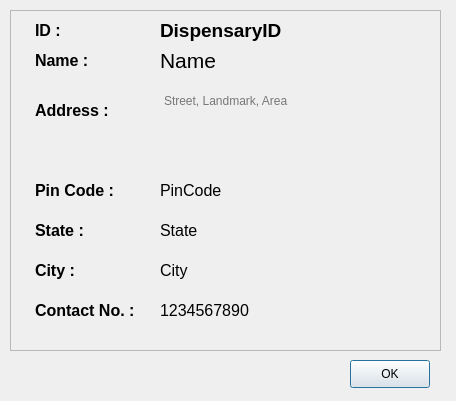
<?xml version="1.0" encoding="UTF-8"?>
<ui version="4.0">
 <class>dispensaryProfile</class>
 <widget class="QDialog" name="dispensaryProfile">
  <property name="geometry">
   <rect>
    <x>0</x>
    <y>0</y>
    <width>456</width>
    <height>401</height>
   </rect>
  </property>
  <property name="windowTitle">
   <string>Dispensary Profile</string>
  </property>
  <widget class="QFrame" name="frame">
   <property name="geometry">
    <rect>
     <x>10</x>
     <y>10</y>
     <width>431</width>
     <height>341</height>
    </rect>
   </property>
   <property name="styleSheet">
    <string notr="true"/>
   </property>
   <property name="frameShape">
    <enum>QFrame::StyledPanel</enum>
   </property>
   <property name="frameShadow">
    <enum>QFrame::Raised</enum>
   </property>
   <widget class="QLabel" name="nameLabel">
    <property name="geometry">
     <rect>
      <x>25</x>
      <y>30</y>
      <width>101</width>
      <height>41</height>
     </rect>
    </property>
    <property name="text">
     <string>&lt;html&gt;&lt;head/&gt;&lt;body&gt;&lt;p&gt;&lt;span style=&quot; font-size:12pt; font-weight:600;&quot;&gt;Name :&lt;/span&gt;&lt;/p&gt;&lt;/body&gt;&lt;/html&gt;</string>
    </property>
   </widget>
   <widget class="QLabel" name="addressLabel">
    <property name="geometry">
     <rect>
      <x>25</x>
      <y>80</y>
      <width>101</width>
      <height>41</height>
     </rect>
    </property>
    <property name="text">
     <string>&lt;html&gt;&lt;head/&gt;&lt;body&gt;&lt;p&gt;&lt;span style=&quot; font-size:12pt; font-weight:600;&quot;&gt;Address :&lt;/span&gt;&lt;/p&gt;&lt;/body&gt;&lt;/html&gt;</string>
    </property>
   </widget>
   <widget class="QLabel" name="contactLabel">
    <property name="geometry">
     <rect>
      <x>25</x>
      <y>290</y>
      <width>131</width>
      <height>21</height>
     </rect>
    </property>
    <property name="text">
     <string>&lt;html&gt;&lt;head/&gt;&lt;body&gt;&lt;p&gt;&lt;span style=&quot; font-size:12pt; font-weight:600;&quot;&gt;Contact No. :&lt;/span&gt;&lt;/p&gt;&lt;/body&gt;&lt;/html&gt;</string>
    </property>
   </widget>
   <widget class="QLabel" name="stateLabel">
    <property name="geometry">
     <rect>
      <x>25</x>
      <y>200</y>
      <width>101</width>
      <height>41</height>
     </rect>
    </property>
    <property name="text">
     <string>&lt;html&gt;&lt;head/&gt;&lt;body&gt;&lt;p&gt;&lt;span style=&quot; font-size:12pt; font-weight:600;&quot;&gt;State :&lt;/span&gt;&lt;/p&gt;&lt;/body&gt;&lt;/html&gt;</string>
    </property>
   </widget>
   <widget class="QLabel" name="pinCodeLabel">
    <property name="geometry">
     <rect>
      <x>25</x>
      <y>160</y>
      <width>101</width>
      <height>41</height>
     </rect>
    </property>
    <property name="text">
     <string>&lt;html&gt;&lt;head/&gt;&lt;body&gt;&lt;p&gt;&lt;span style=&quot; font-size:12pt; font-weight:600;&quot;&gt;Pin Code :&lt;/span&gt;&lt;/p&gt;&lt;/body&gt;&lt;/html&gt;</string>
    </property>
   </widget>
   <widget class="QLabel" name="cityLabel">
    <property name="geometry">
     <rect>
      <x>25</x>
      <y>240</y>
      <width>101</width>
      <height>41</height>
     </rect>
    </property>
    <property name="text">
     <string>&lt;html&gt;&lt;head/&gt;&lt;body&gt;&lt;p&gt;&lt;span style=&quot; font-size:12pt; font-weight:600;&quot;&gt;City :&lt;/span&gt;&lt;/p&gt;&lt;/body&gt;&lt;/html&gt;</string>
    </property>
   </widget>
   <widget class="QTextBrowser" name="address">
    <property name="geometry">
     <rect>
      <x>150</x>
      <y>80</y>
      <width>271</width>
      <height>61</height>
     </rect>
    </property>
    <property name="styleSheet">
     <string notr="true">background-color:transparent;
border:none;</string>
    </property>
    <property name="placeholderText">
     <string>Street, Landmark, Area</string>
    </property>
   </widget>
   <widget class="QLabel" name="pinCode">
    <property name="geometry">
     <rect>
      <x>150</x>
      <y>170</y>
      <width>181</width>
      <height>21</height>
     </rect>
    </property>
    <property name="styleSheet">
     <string notr="true">font-size:12pt;</string>
    </property>
    <property name="text">
     <string>PinCode</string>
    </property>
   </widget>
   <widget class="QLabel" name="state">
    <property name="geometry">
     <rect>
      <x>150</x>
      <y>210</y>
      <width>181</width>
      <height>21</height>
     </rect>
    </property>
    <property name="styleSheet">
     <string notr="true">font-size:12pt;</string>
    </property>
    <property name="text">
     <string>State</string>
    </property>
   </widget>
   <widget class="QLabel" name="city">
    <property name="geometry">
     <rect>
      <x>150</x>
      <y>250</y>
      <width>181</width>
      <height>21</height>
     </rect>
    </property>
    <property name="styleSheet">
     <string notr="true">font-size:12pt;</string>
    </property>
    <property name="text">
     <string>City</string>
    </property>
   </widget>
   <widget class="QLabel" name="contact">
    <property name="geometry">
     <rect>
      <x>150</x>
      <y>290</y>
      <width>191</width>
      <height>21</height>
     </rect>
    </property>
    <property name="styleSheet">
     <string notr="true">font-size:12pt;</string>
    </property>
    <property name="text">
     <string>1234567890</string>
    </property>
   </widget>
   <widget class="QLabel" name="name">
    <property name="geometry">
     <rect>
      <x>150</x>
      <y>30</y>
      <width>371</width>
      <height>41</height>
     </rect>
    </property>
    <property name="styleSheet">
     <string notr="true">font-size:16pt;</string>
    </property>
    <property name="text">
     <string>Name</string>
    </property>
   </widget>
   <widget class="QLabel" name="IDLabel">
    <property name="geometry">
     <rect>
      <x>25</x>
      <y>0</y>
      <width>131</width>
      <height>41</height>
     </rect>
    </property>
    <property name="text">
     <string>&lt;html&gt;&lt;head/&gt;&lt;body&gt;&lt;p&gt;&lt;span style=&quot; font-size:12pt; font-weight:600;&quot;&gt;ID :&lt;/span&gt;&lt;/p&gt;&lt;/body&gt;&lt;/html&gt;</string>
    </property>
   </widget>
   <widget class="QLabel" name="dispensaryID">
    <property name="geometry">
     <rect>
      <x>150</x>
      <y>0</y>
      <width>371</width>
      <height>41</height>
     </rect>
    </property>
    <property name="styleSheet">
     <string notr="true">font-size:14pt;
font-weight: bold;</string>
    </property>
    <property name="text">
     <string>DispensaryID</string>
    </property>
   </widget>
  </widget>
  <widget class="QPushButton" name="pushButton">
   <property name="geometry">
    <rect>
     <x>350</x>
     <y>360</y>
     <width>80</width>
     <height>28</height>
    </rect>
   </property>
   <property name="text">
    <string>OK</string>
   </property>
  </widget>
 </widget>
 <resources/>
 <connections/>
</ui>
